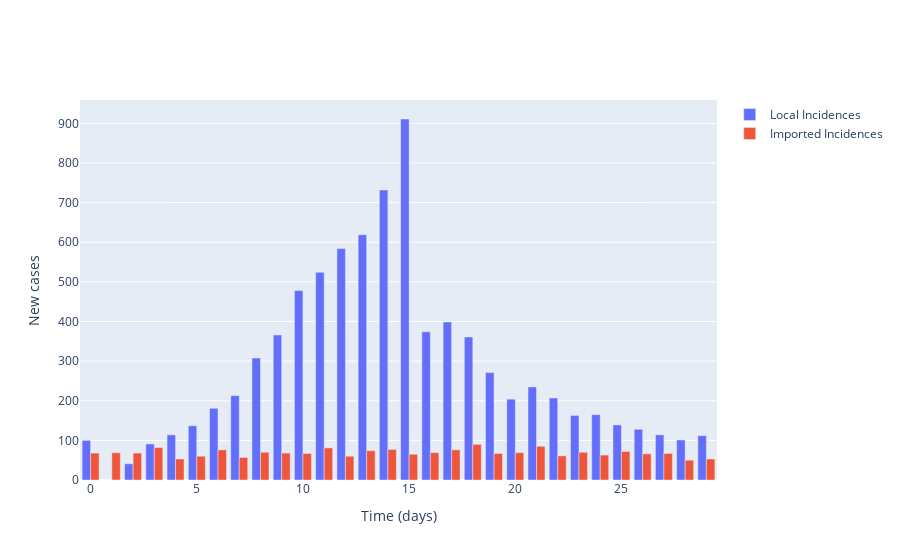

The cell this chart's notebook holds for it:
### Markdown cell above
## Plot local incidence numbers and imported cases

### Code cell
# Plot (bar chart cases each day)
fig = go.Figure()

# Plot of incidences
fig.add_trace(
    go.Bar(
        x=times,
        y=locally_infected_cases,
        name='Local Incidences'
    )
)

fig.add_trace(
    go.Bar(
        x=times,
        y=imported_cases,
        name='Imported Incidences'
    )
)

# Add axis labels
fig.update_layout(
    xaxis_title='Time (days)',
    yaxis_title='New cases'
)

fig.show()

### Figure 1 — Plotly figure (JSON) as saved in the notebook; plotly's stock layout.template omitted (floating-point values rounded to 4 significant figures)
{"data": [{"name": "Local Incidences", "type": "bar", "x": [0, 1, 2, 3, 4, 5, 6, 7, 8, 9, 10, 11, 12, 13, 14, 15, 16, 17, 18, 19, 20, 21, 22, 23, 24, 25, 26, 27, 28, 29], "y": [100, 0, 41, 91, 114, 137, 181, 213, 308, 366, 478, 524, 584, 619, 732, 911, 374, 399, 361, 271, 204, 235, 207, 163, 165, 139, 128, 114, 101, 112]}, {"name": "Imported Incidences", "type": "bar", "x": [0, 1, 2, 3, 4, 5, 6, 7, 8, 9, 10, 11, 12, 13, 14, 15, 16, 17, 18, 19, 20, 21, 22, 23, 24, 25, 26, 27, 28, 29], "y": [68, 69, 68, 82, 53, 60, 76, 57, 70, 68, 67, 81, 60, 74, 77, 65, 69, 76, 90, 67, 69, 85, 61, 70, 63, 72, 66, 67, 50, 53]}], "layout": {"xaxis": {"title": {"text": "Time (days)"}}, "yaxis": {"title": {"text": "New cases"}}}}
